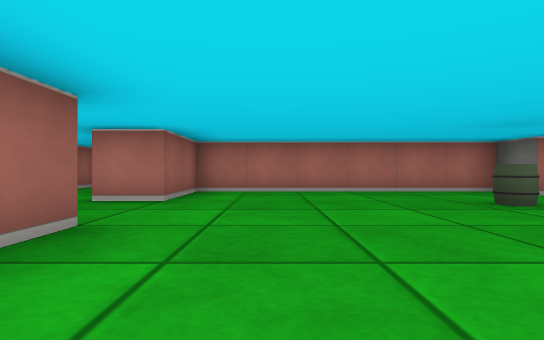
View 1 (above)

24 first-person views from a walk through a cub3D level. The camera is about half as high as the walls, looks level and sees 80° across. The floor is counted in squares. Each view is taken from the middle of a square. On the plan, view 1 faces up. The plan holds only what a view shows up to about 9 squares ahead; the rest is blank. The place goes on beyond the plan.

View 2
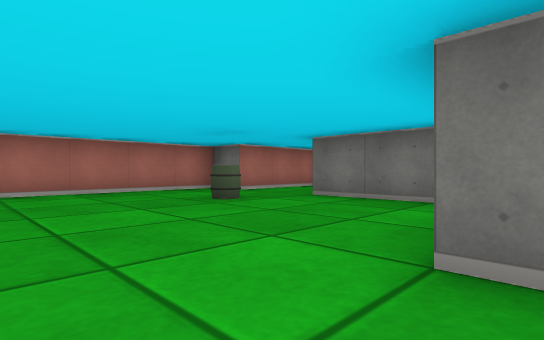

View 3
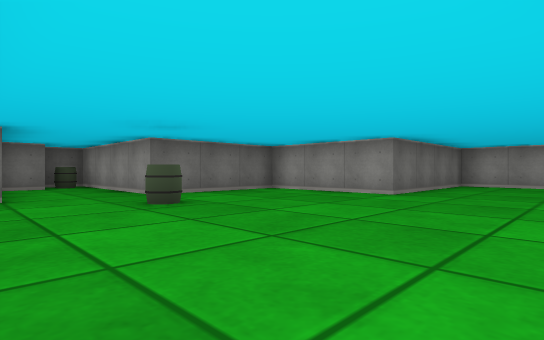

View 4
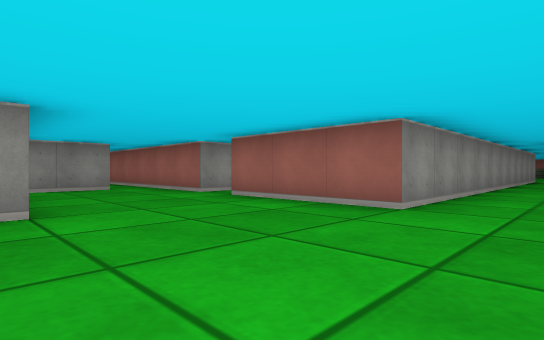

View 5
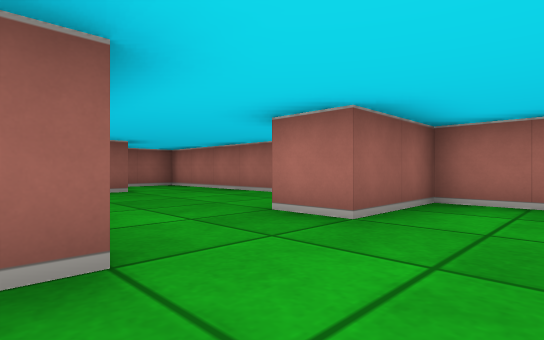

View 6
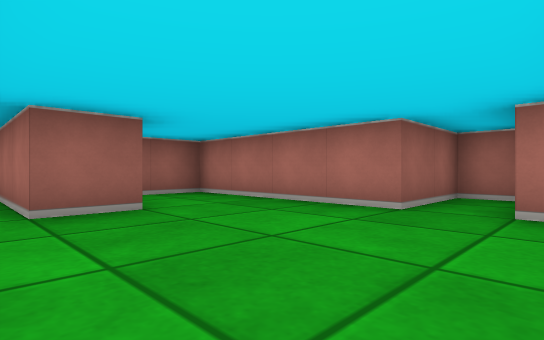

View 7
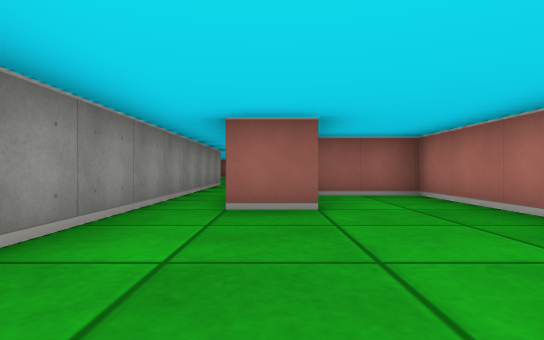

View 8
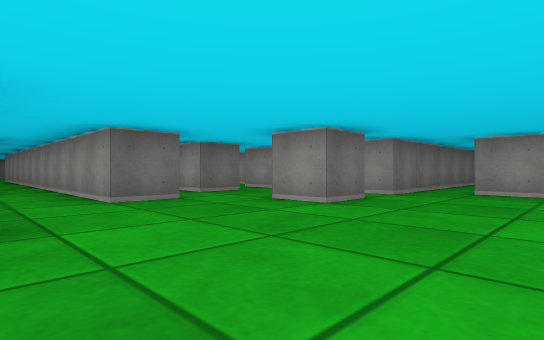

View 9
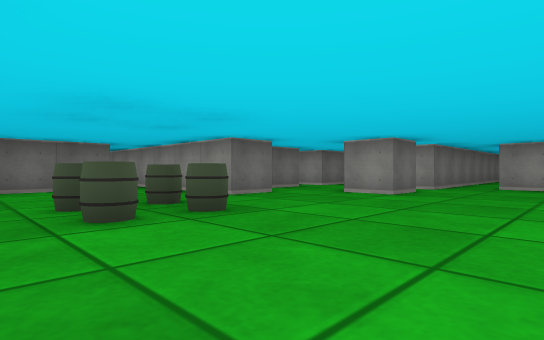

View 10
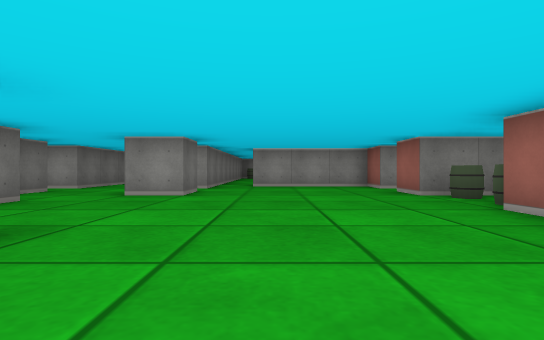

View 11
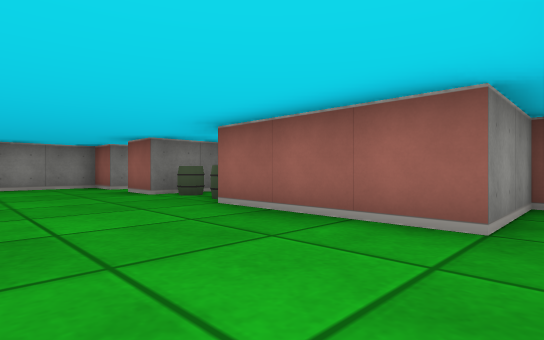

View 12
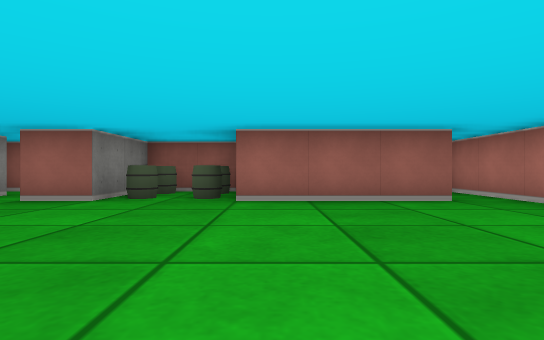

View 13
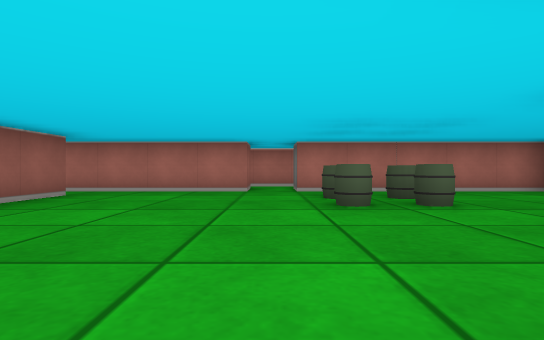

View 14
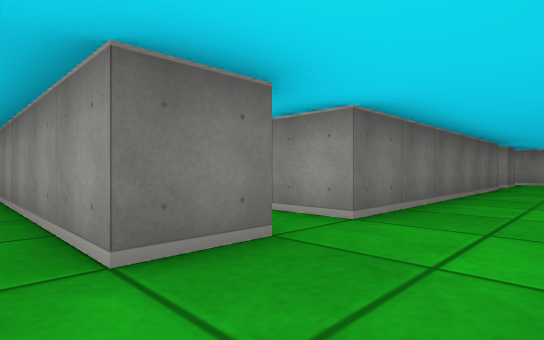

View 15
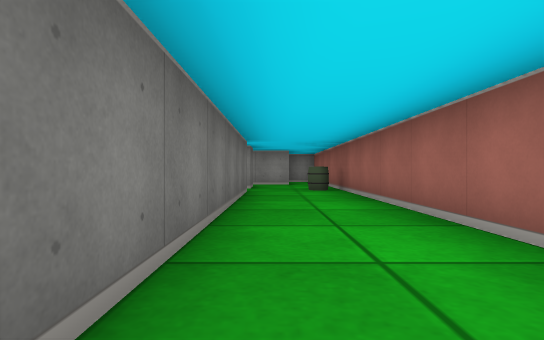

View 16
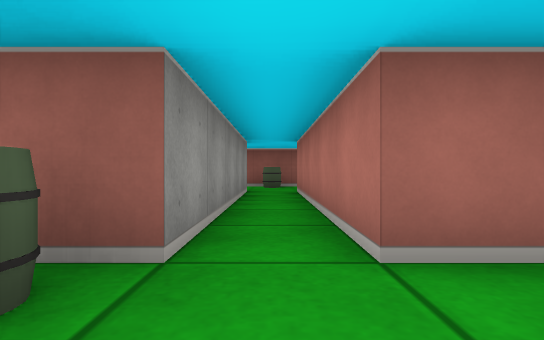

View 17
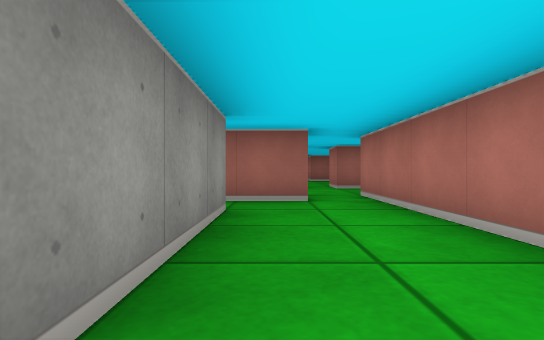

View 18
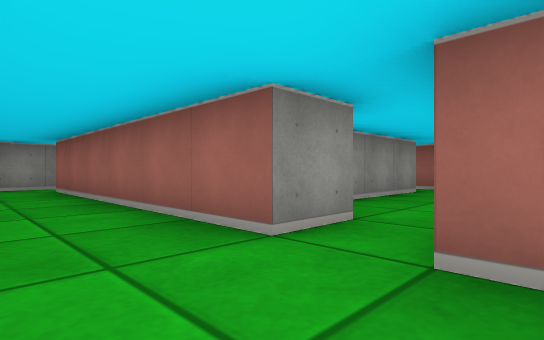

View 19
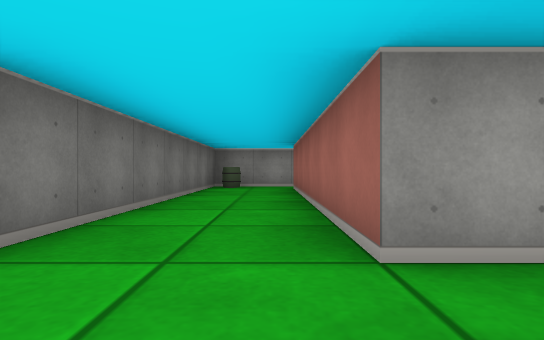

View 20
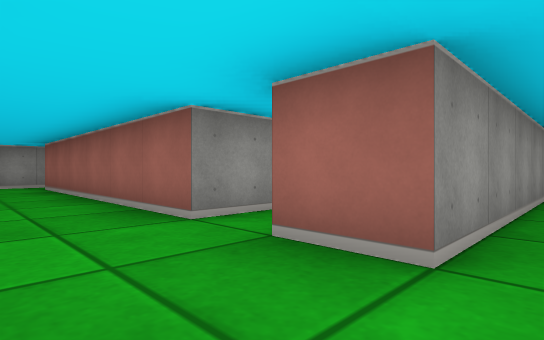

View 21
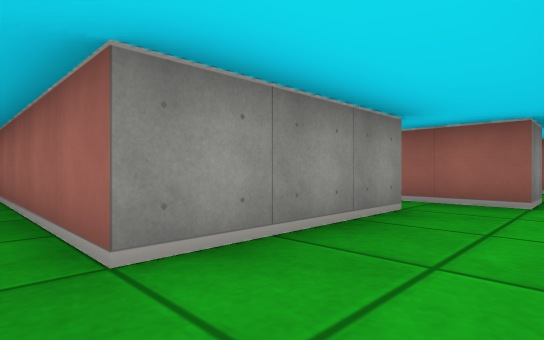

View 22
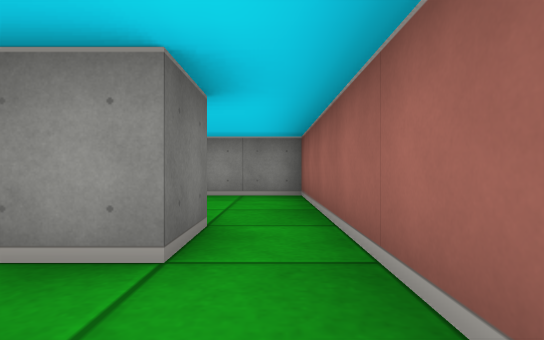

View 23
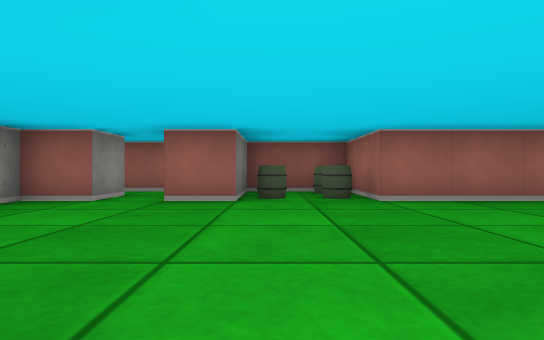

View 24
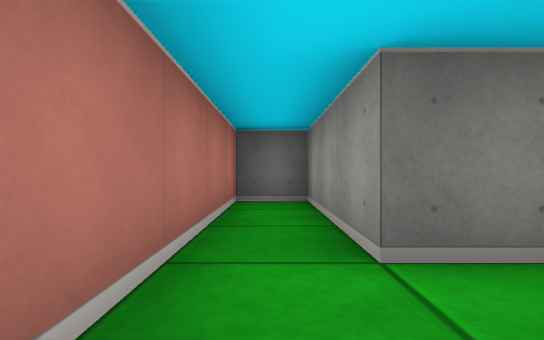

### Floor plan
Ten units are one square. View 1 is at (0, 0); x grows to the right and y downward. Boxes are objects, and circles mark ways between rooms. Rooms are numbered by the first view taken in them; rooms with no view inside come last. Other rooms are left out.
<svg viewBox="-210 -90 300 195">
<path fill="none" stroke="#000" d="M-15 -25 -15 5M-25 15 -15 15 -15 52M-5 35 15 35 15 -5 45 -5 45 -35 85 -35 85 -44M75 -45 75 -52M71 -55 45 -55 45 -65 -15 -65 -15 -45M-65 -46 -65 -35M-65 -25 -15 -25M-15 -45 -25 -45M-38 -85 -45 -85 -45 -65 -85 -65 -85 -48M-125 -14 -125 -25 -65 -25M-135 -1 -135 5 -145 5 -145 -5 -135 -5M-135 16 -135 100M-105 5 -115 5 -115 -5 -45 -5 -45 5M-95 -35 -95 -54M-145 35 -145 15 -139 15M-155 -65 -204 -65M-95 -65 -145 -65M-195 15 -185 15 -185 25 -155 25M-65 -35 -88 -35M-205 11 -205 24M-205 -55 -185 -55 -185 -25 -205 -25 -205 -5 -185 -5 -185 5M-115 94 -115 85 -65 85M-65 75 -115 75 -115 15 -105 15M-55 15 -45 15M-78 5 -105 5M-95 35 -95 25 -65 25 -65 75M-105 15 -105 35M-65 85 -65 94M-155 -75 -155 -65M-145 -65 -145 -75 -115 -75 -115 -85 -156 -85M-45 15 -45 75M-48 85 -25 85 -25 15M-105 35 -105 65 -89 65"/>
<rect x="25" y="-45" width="10" height="10" fill="#bbb"><title>barrel</title></rect>
<rect x="75" y="-45" width="10" height="10" fill="#bbb"><title>barrel</title></rect>
<rect x="-205" y="-15" width="10" height="10" fill="#bbb"><title>barrel</title></rect>
<rect x="-205" y="-25" width="10" height="10" fill="#bbb"><title>barrel</title></rect>
<rect x="-195" y="-15" width="10" height="10" fill="#bbb"><title>barrel</title></rect>
<rect x="-195" y="-25" width="10" height="10" fill="#bbb"><title>barrel</title></rect>
<rect x="-145" y="-45" width="10" height="10" fill="#bbb"><title>barrel</title></rect>
<rect x="-145" y="-55" width="10" height="10" fill="#bbb"><title>barrel</title></rect>
<rect x="-135" y="75" width="10" height="10" fill="#bbb"><title>barrel</title></rect>
<rect x="-135" y="-45" width="10" height="10" fill="#bbb"><title>barrel</title></rect>
<rect x="-135" y="-55" width="10" height="10" fill="#bbb"><title>barrel</title></rect>
<rect x="-65" y="85" width="10" height="10" fill="#bbb"><title>barrel</title></rect>
<rect x="-35" y="75" width="10" height="10" fill="#bbb"><title>barrel</title></rect>
<circle cx="-20" cy="-35" r="3" fill="#2a7"/>
<circle cx="-20" cy="10" r="3" fill="#2a7"/>
<circle cx="-60" cy="-30" r="3" fill="#2a7"/>
<circle cx="-110" cy="10" r="3" fill="#2a7"/>
<circle cx="-70" cy="80" r="3" fill="#2a7"/>
<circle cx="-150" cy="-70" r="3" fill="#2a7"/>
<circle cx="-35" cy="0" r="3" fill="#2a7"/>
<circle cx="-50" cy="10" r="3" fill="#2a7"/>
<circle cx="-50" cy="80" r="3" fill="#2a7"/>
<circle cx="-100" cy="30" r="3" fill="#2a7"/>
<text x="20" y="-20">1</text>
<text x="-50" y="-50">2</text>
<text x="-130" y="-10">3</text>
<text x="-60" y="30">4</text>
<text x="-150" y="-80">5</text>
<text x="-40" y="40">6</text>
<text x="-90" y="50">7</text>
</svg>
Room 1 opens to room 2. Room 1 opens to room 6. Room 2 opens to room 3. Room 3 opens to room 4. Room 3 opens to room 5. Room 3 opens to room 6. Room 4 opens to room 6. Room 4 opens to room 7.

Where each view was taken, in squares from view 1:
view 1: 0 up, 0 right, facing up
view 2: 0 up, 0 right, facing up-right
view 3: 6 up, 1 left, facing down-right
view 4: 4 up, 2 right, facing down-left
view 5: 2 up, 0 right, facing up-left
view 6: 3 up, 3 left, facing up-left
view 7: 4 up, 3 left, facing left
view 8: 4 up, 17 left, facing down-right
view 9: 6 up, 17 left, facing down-right
view 10: 6 up, 16 left, facing down
view 11: 6 up, 16 left, facing down-left
view 12: 3 up, 14 left, facing left
view 13: 0 up, 15 left, facing up
view 14: 1 up, 13 left, facing down-right
view 15: 1 down, 12 left, facing down
view 16: 8 down, 5 left, facing left
view 17: 2 down, 6 left, facing left
view 18: 0 up, 3 left, facing down-left
view 19: 0 up, 4 left, facing down
view 20: 1 up, 3 left, facing down-left
view 21: 1 down, 6 left, facing down-left
view 22: 1 down, 10 left, facing down
view 23: 1 up, 14 left, facing left
view 24: 8 up, 16 left, facing right
